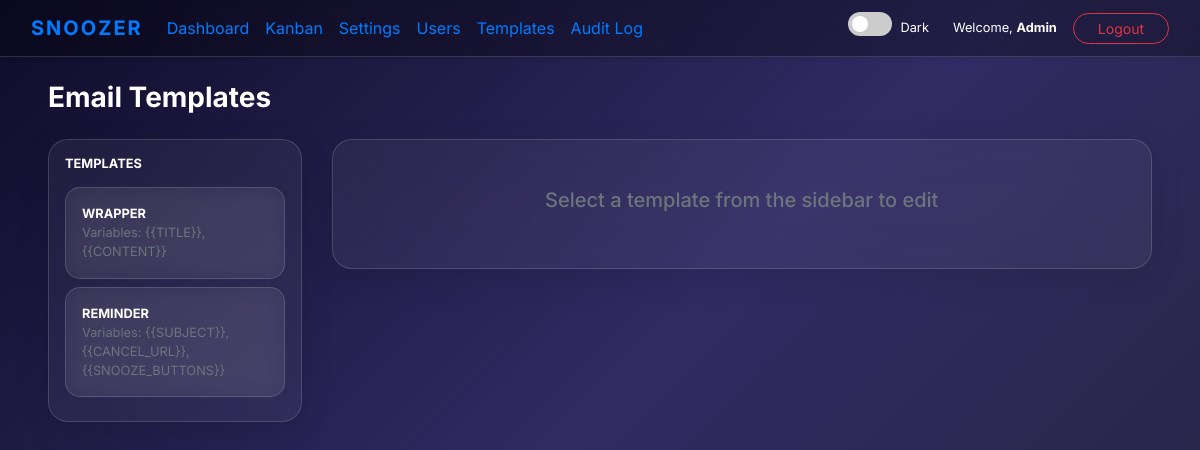
The app's page /admin_templates.php (signed in), older data.
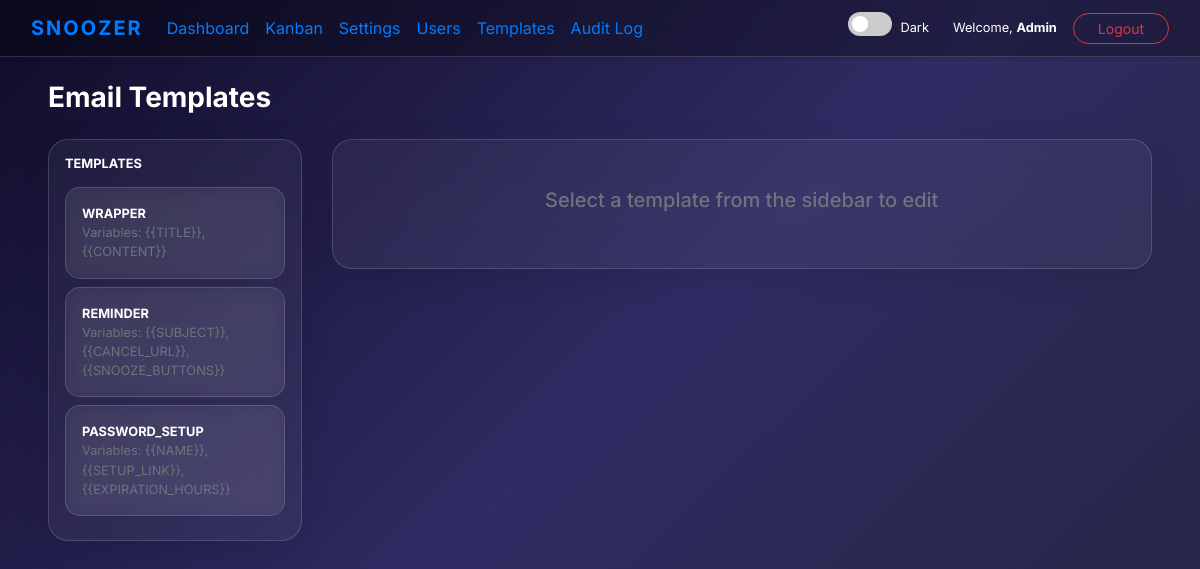
The same page, newer data.
### tables this page shows
CREATE TABLE `users` (
  `ID` int(11) NOT NULL AUTO_INCREMENT,
  `name` varchar(255) NOT NULL,
  `email` varchar(320) NOT NULL,
  `password` varchar(255) DEFAULT NULL,
  `role` varchar(20) NOT NULL DEFAULT 'user',
  `emailVerified` tinyint(1) DEFAULT 0,
  `DefaultReminderTime` int(2) DEFAULT NULL,
  `timezone` varchar(50) DEFAULT 'UTC',
  `theme` varchar(20) DEFAULT 'dark',
  `sslkey` tinyblob,
  `password_setup_token` varchar(64) DEFAULT NULL COMMENT 'Secure token for password setup',
  `password_setup_token_expires` datetime DEFAULT NULL COMMENT 'Token expiration timestamp',
  `thread_reminders` tinyint(1) NOT NULL DEFAULT 1 COMMENT 'Whether reminder emails are threaded to the original email (1=yes, 0=no)',
  PRIMARY KEY (`ID`),
  UNIQUE KEY `idx_email` (`email`),
  INDEX `idx_password_setup_token` (`password_setup_token`)
);

CREATE TABLE `email_templates` (
  `id` int(11) NOT NULL AUTO_INCREMENT,
  `slug` varchar(50) NOT NULL,
  `subject` varchar(255) DEFAULT NULL,
  `body` text NOT NULL,
  `variables` varchar(255) DEFAULT NULL,
  PRIMARY KEY (`id`),
  UNIQUE KEY `idx_slug` (`slug`)
);

### src/Database.php (called while the page is built, shortened)
<?php
class Database
{
    private static $instance = null;
    private $mysqli;
    private function __construct()
    {
        $host = $_ENV['DB_HOST'] ?? 'localhost';
        $user = $_ENV['DB_USER'];
        $pass = $_ENV['DB_PASS'];
        $name = $_ENV['DB_NAME'];
        $this->mysqli = new mysqli($host, $user, $pass, $name);
        $this->mysqli->set_charset("utf8");
    }
    public static function getInstance()
    {
        if (self::$instance === null) {
            self::$instance = new self();
        }
        return self::$instance;
    }
    public function query($sql, $params = [], $types = "")
    {
        $stmt = $this->mysqli->prepare($sql);
        if (!empty($params)) {
            if (empty($types)) {
                $types = str_repeat('s', count($params));
            }
            $stmt->bind_param($types, ...$params);
        }
        if (!$stmt->execute()) {
            error_log("DB execute failed: " . $stmt->error . " | SQL: " . $sql);
            throw new Exception("A database error occurred.");
        }
        return $stmt;
    }
    public function fetchAll($sql, $params = [], $types = "")
    {
        $stmt = $this->query($sql, $params, $types);
        $result = $stmt->get_result();
        $data = [];
        while ($row = $result->fetch_assoc()) {
            $data[] = $row;
        }
        return $data;
    }
}

### src/User.php (called while the page is built, shortened)
<?php
require_once 'Database.php';
class User
{
    private $db;
    public function __construct()
    {
        $this->db = Database::getInstance();
    }
    public function findByEmail($email)
    {
        $rows = $this->db->fetchAll("SELECT * FROM users WHERE email = ? LIMIT 1", [$email]);
        return $rows[0] ?? null;
    }
}

### admin_templates.php (the view, shortened to what this page needs)
<?php
require_once 'src/User.php';
require_once 'src/Database.php';
$db = Database::getInstance();
$templates = $db->fetchAll("SELECT * FROM email_templates");
$userRepo = new User();
$adminUser = $userRepo->findByEmail($_SESSION['user_email']);
?>
<!DOCTYPE html>
<html lang="en" data-theme="<?php echo $_SESSION['user_theme'] ?? 'dark'; ?>">
<head>
    <link rel="stylesheet" href="https://stackpath.bootstrapcdn.com/bootstrap/4.2.1/css/bootstrap.min.css">
    <link rel="stylesheet" href="assets/css/main.css">
</head>
<body>
    <nav class="navbar navbar-expand-lg mb-4 shadow-sm">
        <div class="container-fluid">
            <a class="navbar-brand font-weight-bold" href="dashboard.php" style="letter-spacing: 2px;">SNOOZER</a>
            <div class="collapse navbar-collapse">
                <ul class="navbar-nav mr-auto">
                    <li class="nav-item"><a class="nav-link" href="dashboard.php">Dashboard</a></li>
                    <li class="nav-item"><a class="nav-link" href="kanban.php">Kanban</a></li>
                    <li class="nav-item"><a class="nav-link" href="settings.php">Settings</a></li>
                    <li class="nav-item"><a class="nav-link" href="users.php">Users</a></li>
                    <li class="nav-item active"><a class="nav-link" href="#">Templates</a></li>
                    <li class="nav-item"><a class="nav-link" href="admin_audit.php">Audit Log</a></li>
                </ul>
                <div class="theme-switch-wrapper mr-4">
                    <label class="theme-switch" for="checkbox">
                        <div class="slider round"></div>
                    </label>
                    <span class="ml-2 small"><?php echo ($_SESSION['user_theme'] ?? 'dark') === 'light' ? 'Light' : 'Dark'; ?></span>
                </div>
                <span class="navbar-text mr-3 small">Welcome, <strong><?php echo htmlspecialchars($adminUser['name']); ?></strong></span>
                <a href="logout.php" class="btn btn-outline-danger btn-sm rounded-pill px-4">Logout</a>
            </div>
        </div>
    </nav>
    <div class="container-fluid px-5">
        <h1 class="h3 font-weight-bold mb-4">Email Templates</h1>
        <div class="row">
            <div class="col-md-3">
                <div class="glass-panel p-3">
                    <h5 class="font-weight-bold mb-3 small opacity-75">TEMPLATES</h5>
                    <?php foreach ($templates as $t): ?>
                        <div class="card p-3 mb-2 template-card <?php echo (isset($_GET['slug']) && $_GET['slug'] === $t['slug']) ? 'template-active' : ''; ?>"
                            onclick="location.href='?slug=<?php echo $t['slug']; ?>'">
                            <div class="font-weight-bold text-uppercase small"><?php echo $t['slug']; ?></div>
                            <div class="small text-muted">Variables: <?php echo $t['variables']; ?></div>
                        </div>
                    <?php endforeach; ?>
                </div>
            </div>
            <div class="col-md-9">
                <?php
                $activeTemplate = null;
                ?>
                <?php if ($activeTemplate): ?>
                    <form method="POST">
                        <?php echo Utils::csrfField(); ?>
                        <input type="hidden" name="slug" value="<?php echo $activeTemplate['slug']; ?>">
                        <div class="glass-panel p-4">
                            <div class="d-flex justify-content-between align-items-center mb-4">
                                <h4 class="font-weight-bold m-0"><?php echo strtoupper($activeTemplate['slug']); ?> Template</h4>
                                <div>
                                    <a href="preview_email.php" target="_blank" class="btn btn-link text-muted mr-2">Live Preview</a>
                                    <button type="submit" class="btn btn-premium px-5">Save Changes</button>
                                </div>
                            </div>
                            <div class="form-group mb-4">
                                <label class="small font-weight-bold">Email Subject</label>
                                <input type="text" name="subject" class="form-control rounded-pill px-3"
                                    value="<?php echo htmlspecialchars($activeTemplate['subject']); ?>"
                                    <?php echo $activeTemplate['slug'] === 'wrapper' ? 'disabled placeholder="Global Wrapper has no subject"' : ''; ?>>
                            </div>
                            <div class="form-group">
                                <label class="small font-weight-bold">HTML Body</label>
                                <textarea name="body" class="form-control body-editor glass-panel p-3"><?php echo htmlspecialchars($activeTemplate['body']); ?></textarea>
                            </div>
                            <div class="mt-3">
                                <small class="text-muted">
                                    <strong>Available Variables:</strong> <?php echo $activeTemplate['variables']; ?>
                                </small>
                            </div>
                        </div>
                    </form>
                <?php else: ?>
                    <div class="glass-panel p-5 text-center">
                        <div class="h5 text-muted">Select a template from the sidebar to edit</div>
                    </div>
                <?php endif; ?>
            </div>
        </div>
    </div>
</body>
</html>

### assets/css/main.css (style rules this page uses)
:root { --primary-purple: #7d3c98; --primary-purple-light: #d291ff; --transition-speed: 0.3s; }
[data-theme="dark"] { --bg-gradient: linear-gradient(135deg, #0f0c29 0%, #302b63 50%, #24243e 100%); --text-main: #ffffff; --text-muted: rgba(255, 255, 255, 0.6); --glass-bg: rgba(255, 255, 255, 0.05); --glass-border: rgba(255, 255, 255, 0.15); --navbar-bg: rgba(0, 0, 0, 0.3); --card-bg: rgba(255, 255, 255, 0.06); --card-hover-bg: rgba(255, 255, 255, 0.1); --input-bg: rgba(255, 255, 255, 0.08); }
body { font-family: 'Inter', sans-serif; background: var(--bg-gradient); background-attachment: fixed; color: var(--text-main); min-height: 100vh; transition: background var(--transition-speed), color var(--transition-speed); }
.glass-panel { background: var(--glass-bg); backdrop-filter: blur(20px); -webkit-backdrop-filter: blur(20px); border: 1px solid var(--glass-border); border-radius: 20px; box-shadow: 0 8px 32px 0 rgba(0, 0, 0, 0.1); }
.navbar { background: var(--navbar-bg) !important; backdrop-filter: blur(15px); border-bottom: 1px solid var(--glass-border); transition: background var(--transition-speed); }
.card { background: var(--card-bg); backdrop-filter: blur(10px); border: 1px solid var(--glass-border); border-radius: 15px; transition: all var(--transition-speed) ease; }
.theme-switch-wrapper { display: flex; align-items: center; }
.theme-switch { display: inline-block; height: 24px; position: relative; width: 44px; }
.slider { background-color: #ccc; bottom: 0; cursor: pointer; left: 0; position: absolute; right: 0; top: 0; transition: .4s; border-radius: 34px; }
.slider:before { background-color: #fff; bottom: 4px; content: ""; height: 16px; left: 4px; position: absolute; transition: .4s; width: 16px; border-radius: 50%; }

### admin_templates.php (style rules this page uses)
.template-card { cursor: pointer; transition: all 0.2s; }

Row changes from the older to the newer data that the page shows:
added email_templates: slug "PASSWORD_SETUP", variables "{{NAME}}, {{SETUP_LINK}}, {{EXPIRATION_HOURS}}"
